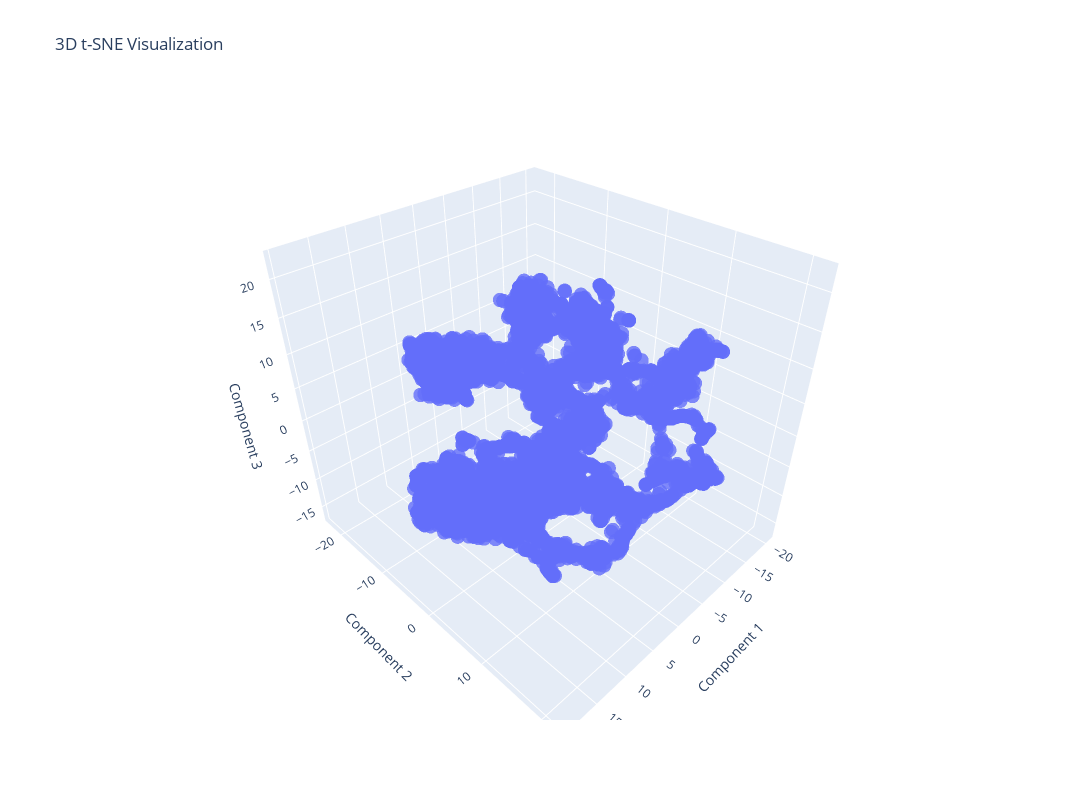

This figure's notebook cell:
### Code cell
import plotly.graph_objects as go
tsne_3D = TSNE(metric = "precomputed", n_components=3, perplexity=30, init="random")
tsne_results_3D = tsne_3D.fit_transform(similarity_matrix)
trace = go.Scatter3d(
    x=tsne_results_3D[:, 0],
    y=tsne_results_3D[:, 1],
    z=tsne_results_3D[:, 2],
    mode='markers',
    marker=dict(
        size=5,  # Adjust marker size as needed
        opacity=0.8,  # Adjust marker opacity as needed
    )
)

# Create the layout for the plot
layout = go.Layout(
    title="3D t-SNE Visualization",
    width=1200,  # Set width in pixels
    height=800,
    scene=dict(
        xaxis_title='Component 1',
        yaxis_title='Component 2',
        zaxis_title='Component 3'
    )
)

# Combine the trace and layout into a figure
fig = go.Figure(data=[trace], layout=layout)

# Display the interactive plot
fig.show()

### Figure 1 — Plotly figure (JSON) as saved in the notebook; plotly's stock layout.template omitted (floating-point values rounded to 4 significant figures; data arrays with more than 128 entries replaced by an {"elided": "..."} marker saying what was removed)
{"data": [{"marker": {"opacity": 0.8, "size": 5}, "mode": "markers", "type": "scatter3d", "x": {"elided": "5600 float values"}, "y": {"elided": "5600 float values"}, "z": {"elided": "5600 float values"}}], "layout": {"height": 800, "scene": {"xaxis": {"title": {"text": "Component 1"}}, "yaxis": {"title": {"text": "Component 2"}}, "zaxis": {"title": {"text": "Component 3"}}}, "title": {"text": "3D t-SNE Visualization"}, "width": 1200}}
